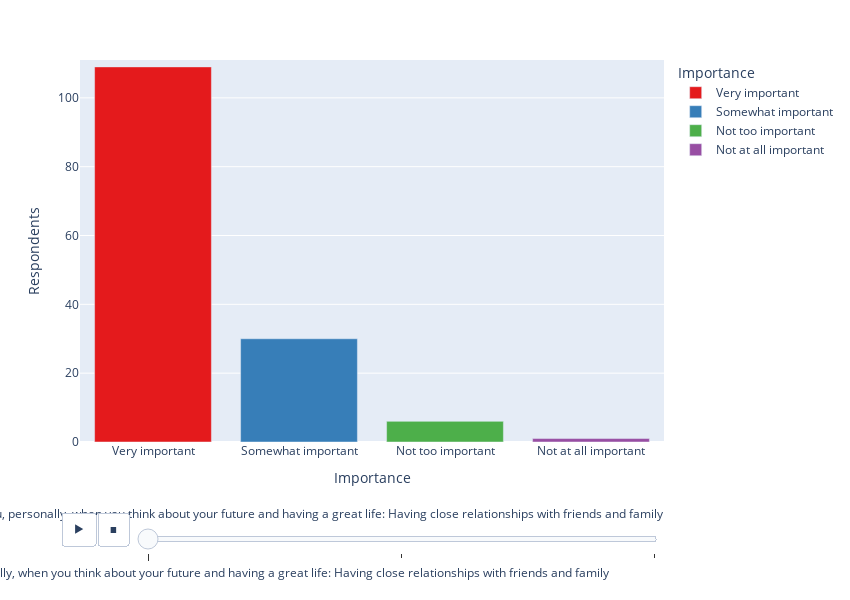

Write notebook code for a chart like this one.
### Code cell
max_y = new_df['Value'].max() + 2 # + 2 , not *1.05, because is int
min_y = 0

fig = px.bar(new_df,
             x = 'Importance',
             y = 'Value',
             color = 'Importance', # maybe change this later
             hover_name = 'Importance', # change hover to have cooler stuff later
             animation_frame = 'Question',
             color_discrete_sequence = px.colors.qualitative.Set1,
             labels = {
                 'Importance':'Importance',
                 'Value':'Respondents',
                 'Question':'Question'
             },
             width = 850,
             height = 600,
             range_y = [min_y, max_y],
             hover_data = {'Importance':False,
                          'Value':True,
                          'Question':False}
)

sliders = [{'currentvalue':{'prefix':'Question:','xanchor':'right'}}]
fig.update_layout(sliders = sliders)

# https://plotly.com/python/reference/layout/


fig.show()

### Figure 1 — Plotly figure (JSON) as saved in the notebook; plotly's stock layout.template omitted (floating-point values rounded to 4 significant figures)
{"data": [{"customdata": [["How important are each of the following to you, personally, when you think about your future and having a great life: Having close relationships with friends and family"]], "hovertemplate": "<b>%{hovertext}</b><br><br>Respondents=%{y}<extra></extra>", "hovertext": ["Very important"], "legendgroup": "Very important", "marker": {"color": "rgb(228,26,28)", "pattern": {"shape": ""}}, "name": "Very important", "orientation": "v", "showlegend": true, "textposition": "auto", "type": "bar", "x": ["Very important"], "xaxis": "x", "y": [109], "yaxis": "y"}, {"customdata": [["How important are each of the following to you, personally, when you think about your future and having a great life: Having close relationships with friends and family"]], "hovertemplate": "<b>%{hovertext}</b><br><br>Respondents=%{y}<extra></extra>", "hovertext": ["Somewhat important"], "legendgroup": "Somewhat important", "marker": {"color": "rgb(55,126,184)", "pattern": {"shape": ""}}, "name": "Somewhat important", "orientation": "v", "showlegend": true, "textposition": "auto", "type": "bar", "x": ["Somewhat important"], "xaxis": "x", "y": [30], "yaxis": "y"}, {"customdata": [["How important are each of the following to you, personally, when you think about your future and having a great life: Having close relationships with friends and family"]], "hovertemplate": "<b>%{hovertext}</b><br><br>Respondents=%{y}<extra></extra>", "hovertext": ["Not too important"], "legendgroup": "Not too important", "marker": {"color": "rgb(77,175,74)", "pattern": {"shape": ""}}, "name": "Not too important", "orientation": "v", "showlegend": true, "textposition": "auto", "type": "bar", "x": ["Not too important"], "xaxis": "x", "y": [6], "yaxis": "y"}, {"customdata": [["How important are each of the following to you, personally, when you think about your future and having a great life: Having close relationships with friends and family"]], "hovertemplate": "<b>%{hovertext}</b><br><br>Respondents=%{y}<extra></extra>", "hovertext": ["Not at all important"], "legendgroup": "Not at all important", "marker": {"color": "rgb(152,78,163)", "pattern": {"shape": ""}}, "name": "Not at all important", "orientation": "v", "showlegend": true, "textposition": "auto", "type": "bar", "x": ["Not at all important"], "xaxis": "x", "y": [1], "yaxis": "y"}], "layout": {"barmode": "relative", "height": 600, "legend": {"title": {"text": "Importance"}, "tracegroupgap": 0}, "margin": {"t": 60}, "sliders": [{"active": 0, "currentvalue": {"prefix": "Question:", "xanchor": "right"}, "len": 0.9, "pad": {"b": 10, "t": 60}, "steps": [{"args": [["How important are each of the following to you, personally, when you think about your future and having a great life: Having close relationships with friends and family"], {"frame": {"duration": 0, "redraw": true}, "fromcurrent": true, "mode": "immediate", "transition": {"duration": 0, "easing": "linear"}}], "label": "How important are each of the following to you, personally, when you think about your future and having a great life: Having close relationships with friends and family", "method": "animate"}, {"args": [["How important are each of the following to you, personally, when you think about your future and having a great life: Getting married or finding a life partner"], {"frame": {"duration": 0, "redraw": true}, "fromcurrent": true, "mode": "immediate", "transition": {"duration": 0, "easing": "linear"}}], "label": "How important are each of the following to you, personally, when you think about your future and having a great life: Getting married or finding a life partner", "method": "animate"}, {"args": [["How important are each of the following to you, personally, when you think about your future and having a great life: Having children"], {"frame": {"duration": 0, "redraw": true}, "fromcurrent": true, "mode": "immediate", "transition": {"duration": 0, "easing": "linear"}}], "label": "How important are each of the following to you, personally, when you think about your future and having a great life: Having children", "method": "animate"}], "x": 0.1, "xanchor": "left", "y": 0, "yanchor": "top"}], "updatemenus": [{"buttons": [{"args": [null, {"frame": {"duration": 500, "redraw": true}, "fromcurrent": true, "mode": "immediate", "transition": {"duration": 500, "easing": "linear"}}], "label": "&#9654;", "method": "animate"}, {"args": [[null], {"frame": {"duration": 0, "redraw": true}, "fromcurrent": true, "mode": "immediate", "transition": {"duration": 0, "easing": "linear"}}], "label": "&#9724;", "method": "animate"}], "direction": "left", "pad": {"r": 10, "t": 70}, "showactive": false, "type": "buttons", "x": 0.1, "xanchor": "right", "y": 0, "yanchor": "top"}], "width": 850, "xaxis": {"anchor": "y", "categoryarray": ["Very important", "Somewhat important", "Not too important", "Not at all important"], "categoryorder": "array", "domain": [0, 1], "title": {"text": "Importance"}}, "yaxis": {"anchor": "x", "domain": [0, 1], "range": [0, 111], "title": {"text": "Respondents"}}}}
